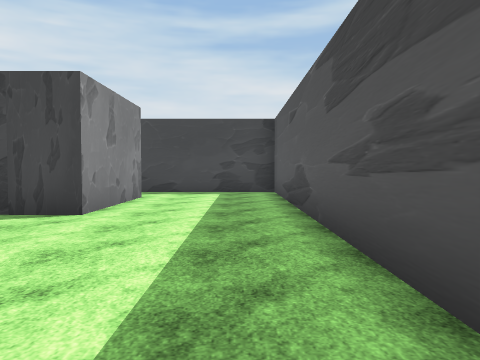
[1] (above)

24 first-person views from a walk through a scene from a Unity 3-D project. The camera is 1.4 m above the floor, tilts 2° down and sees 70° across. Doors are open. The floor is counted in squares, 2 m on a side. Each view is taken from the middle of a square. On the plan, view 1 faces up. The plan holds only what a view shows up to about 11 squares ahead; the rest is blank. The player is left out. Some surface patterns are stand-ins.

[2]
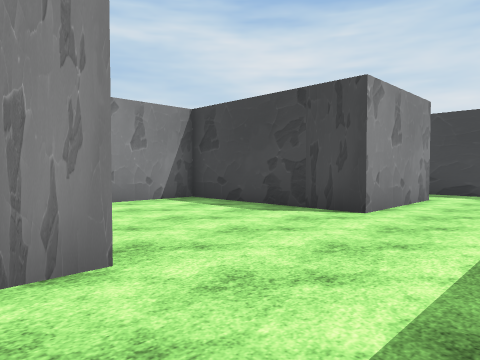

[3]
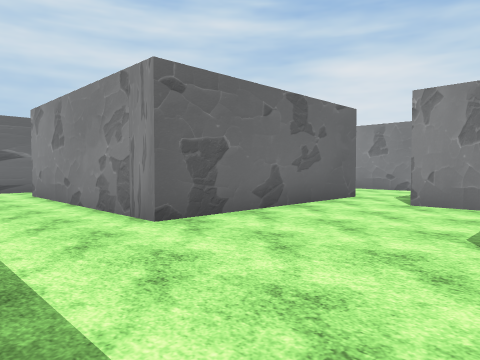

[4]
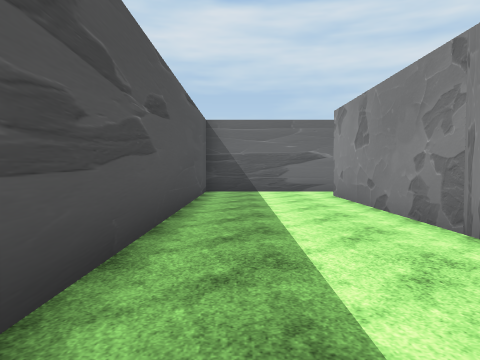

[5]
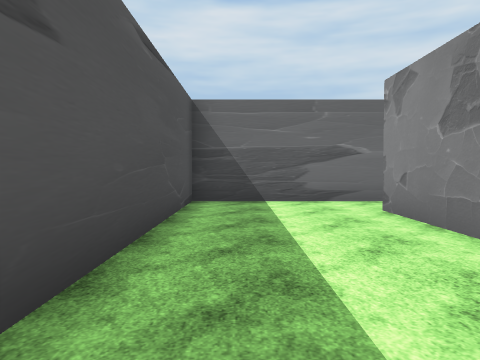

[6]
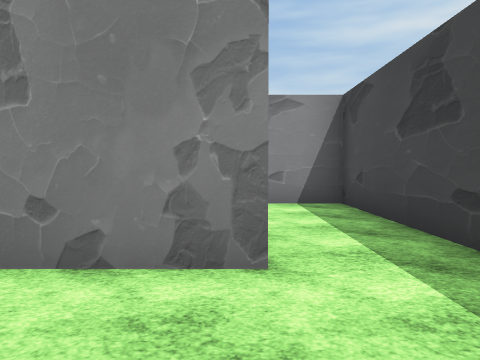

[7]
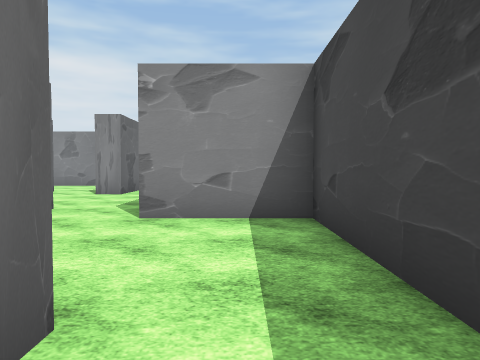

[8]
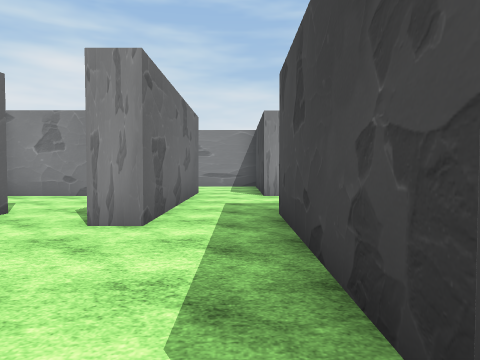

[9]
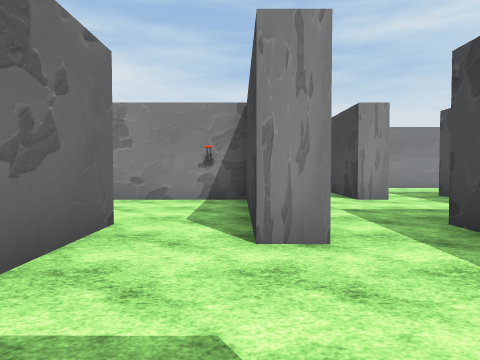

[10]
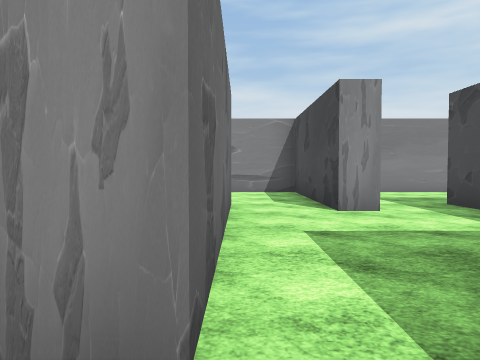

[11]
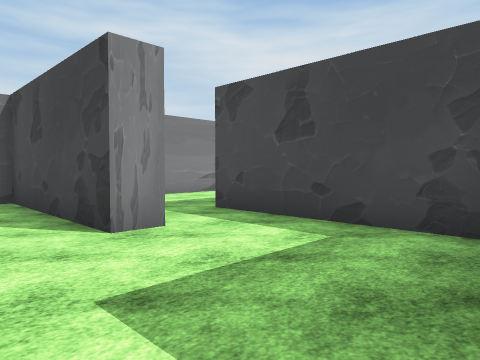

[12]
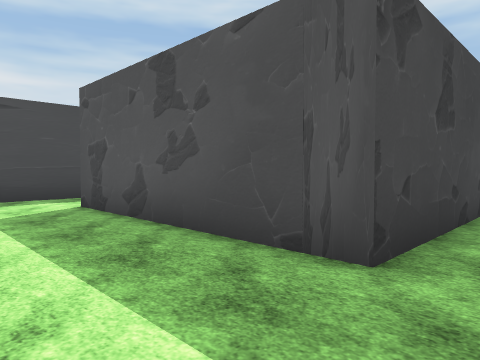

[13]
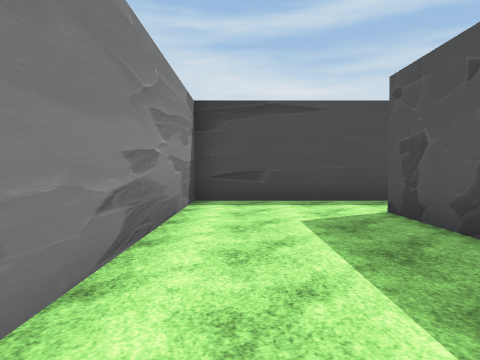

[14]
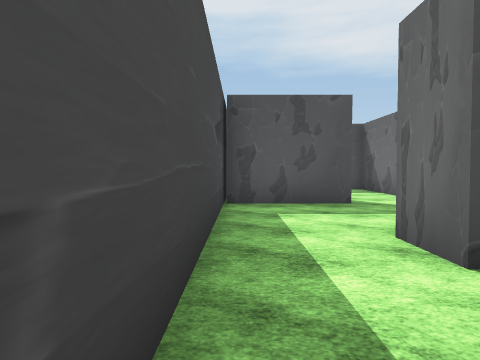

[15]
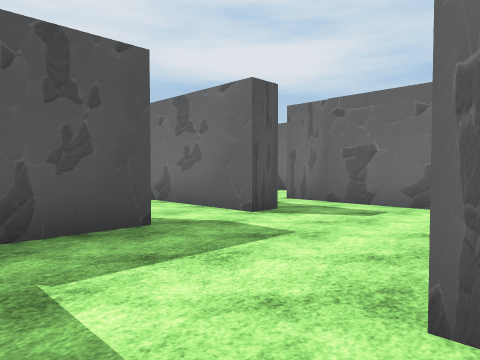

[16]
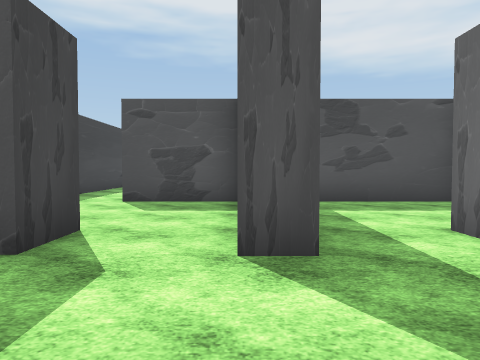

[17]
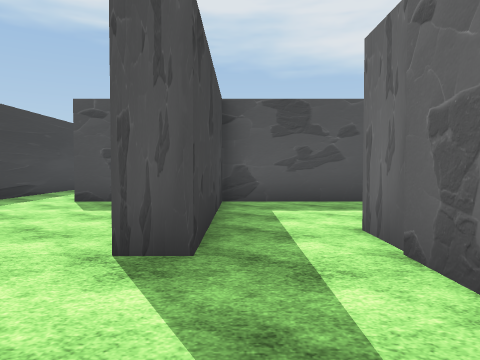

[18]
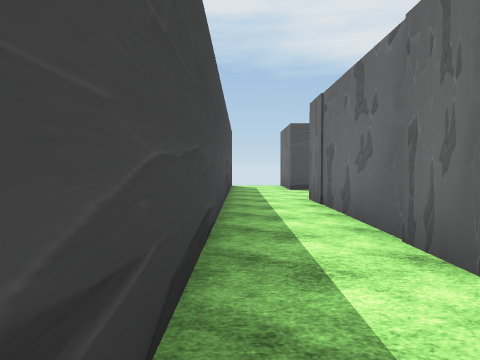

[19]
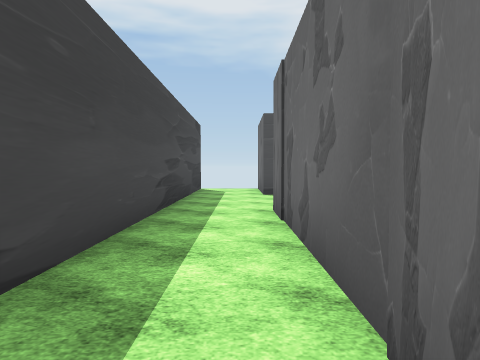

[20]
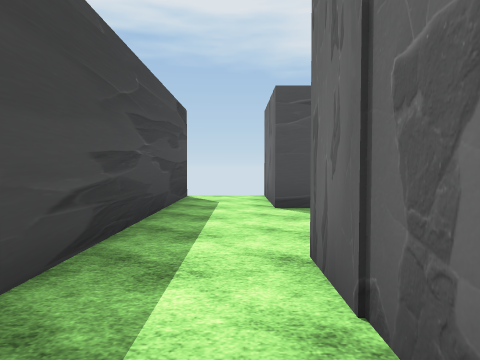

[21]
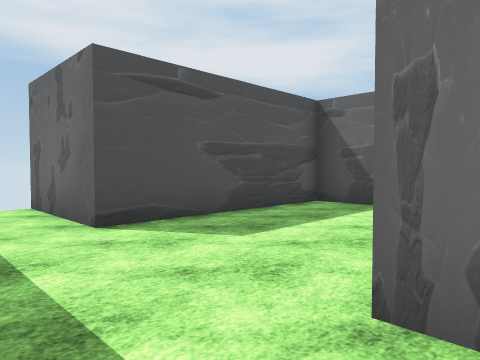

[22]
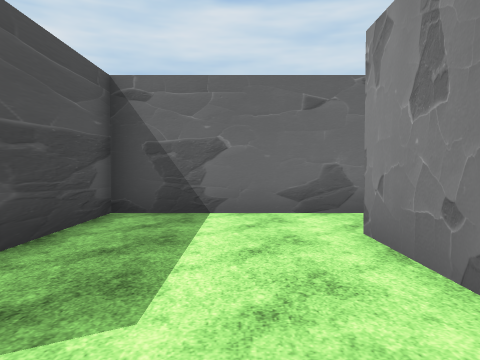

[23]
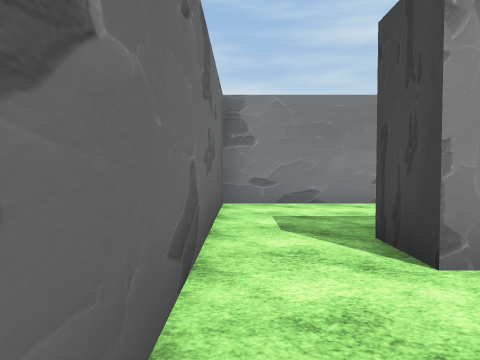

[24]
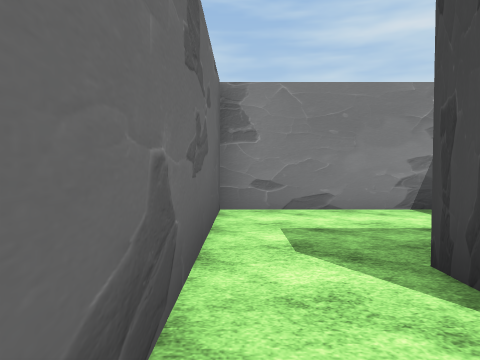

### Floor plan
Points are (right, up) in squares from view 1. A wall is a line through its corners. A room is listed if a view was taken in it or the views show most of it. See-through windows are left out.
Room 1 (views 1, 2, 3, 4, 5, 6, 7)
walls: (-6.4, 1.1) (-2.4, 1.1) (-2.4, -4.8); (-2.4, 8.2) (-2.4, 5.1) (-6.8, 5.1) (-6.8, 2.6); (-3.1, -6.2) (1, -6.2) (1, 10) (-2.4, 10)
ways out: opening at (-3, 9) to room 9; opening at (-7, 2); opening at (-3, -5.5)
Room 2 (views 8, 9, 10)
walls: (-7.8, 7.6) (-12.2, 7.6); (-11.1, 5.8) (-11.1, 5.1); (-11.5, 3.4) (-10.1, 3.4)
ways out: opening at (-12, 6.5) to room 3; opening at (-7, 6.5) to room 9; opening at (-12, 4)
Room 3 (view 11)
walls: (-15.4, 5.8) (-11.1, 5.8); (-15.6, 8.4) (-15.6, 7.6); (-12.6, 10) (-15.5, 10)
ways out: opening at (-12, 6.5) to room 2; opening at (-16, 9) to room 4; opening at (-16, 6.5)
Room 4 (views 12, 13, 14, 15)
walls: (-15.5, 10) (-16.7, 10) (-16.7, 15.4) (-15.5, 15.4); (-15.5, 17.3) (-20, 17.3) (-20, 10)
ways out: opening at (-16, 9) to room 3; opening at (-16, 16.5) to room 5
Room 5 (views 16, 17)
walls: (-12.3, 12.4) (-12.3, 13); (-11.1, 14.8) (-12.3, 14.8) (-12.3, 17.3) (-15.5, 17.3); (-14.2, 10.7) (-11.1, 10.7)
ways out: opening at (-16, 16.5) to room 4; opening at (-12, 14) to room 6; opening at (-12, 11.5) to room 7
Room 6 (views 18, 19, 20, 21, 22, 23, 24)
walls: (-2.4, 14.1) (-2.4, 12.4) (-3.5, 12.4); (-3.4, 10.7) (1, 10.7) (1, 15.4) (3.8, 15.4); (3.5, 17.3) (-11.1, 17.3); (-12.3, 13) (-7.9, 13) (-7.9, 15.4) (-2.2, 15.4)
ways out: opening at (-12, 14) to room 5; opening at (-3, 11.5) to room 8
Room 7 (no view inside)
walls: (-7.9, 8.5) (-7.9, 12.4) (-12.3, 12.4)
ways out: opening at (-12, 11.5) to room 5
Room 8 (no view inside)
walls: (-6.8, 14.2) (-6.8, 10.7) (-3.4, 10.7)
ways out: opening at (-3, 11.5) to room 6
Room 9 (no view inside)
walls: (-2.4, 10) (-6.8, 10) (-6.8, 7.5)
ways out: opening at (-3, 9) to room 1; opening at (-7, 6.5) to room 2

Where each view was taken, in squares from view 1:
view 1: 0 up, 0 right, facing up
view 2: 0 up, 0 right, facing up-left
view 3: 5 up, 0 right, facing down-left
view 4: 4 up, 0 right, facing down
view 5: 1 up, 0 right, facing down
view 6: 8 up, 0 right, facing left
view 7: 9 up, 2 left, facing left
view 8: 7 up, 7 left, facing left
view 9: 5 up, 8 left, facing left
view 10: 6 up, 10 left, facing left
view 11: 6 up, 12 left, facing up-left
view 12: 9 up, 19 left, facing up-right
view 13: 10 up, 19 left, facing up
view 14: 17 up, 19 left, facing right
view 15: 17 up, 16 left, facing down-right
view 16: 13 up, 15 left, facing right
view 17: 12 up, 15 left, facing right
view 18: 17 up, 10 left, facing right
view 19: 16 up, 8 left, facing right
view 20: 16 up, 5 left, facing right
view 21: 17 up, 3 left, facing down-right
view 22: 16 up, 1 left, facing down
view 23: 11 up, 0 right, facing left
view 24: 11 up, 1 left, facing left
